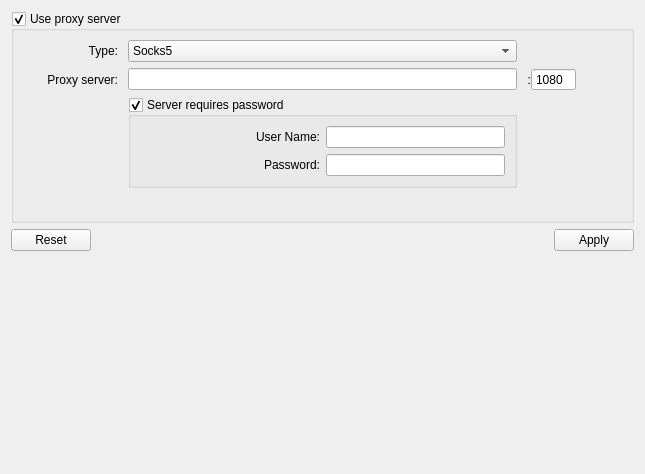
<?xml version="1.0" encoding="UTF-8"?>
<ui version="4.0">
 <class>ProxySettingsWidget</class>
 <widget class="QWidget" name="ProxySettingsWidget">
  <property name="geometry">
   <rect>
    <x>0</x>
    <y>0</y>
    <width>645</width>
    <height>474</height>
   </rect>
  </property>
  <property name="windowTitle">
   <string>Proxy settings</string>
  </property>
  <layout class="QVBoxLayout" name="verticalLayout">
   <item>
    <widget class="QGroupBox" name="proxySupport">
     <property name="title">
      <string>Use proxy server</string>
     </property>
     <property name="checkable">
      <bool>true</bool>
     </property>
     <layout class="QGridLayout" name="gridLayout" columnstretch="1,2,2,1">
      <property name="horizontalSpacing">
       <number>10</number>
      </property>
      <item row="0" column="0">
       <widget class="QLabel" name="label_9">
        <property name="text">
         <string>Type:</string>
        </property>
        <property name="alignment">
         <set>Qt::AlignRight|Qt::AlignTrailing|Qt::AlignVCenter</set>
        </property>
       </widget>
      </item>
      <item row="0" column="1" colspan="2">
       <widget class="QComboBox" name="proxyType">
        <item>
         <property name="text">
          <string>Socks5</string>
         </property>
        </item>
        <item>
         <property name="text">
          <string>Http (Secure)</string>
         </property>
        </item>
        <item>
         <property name="text">
          <string>Http (Transparent)</string>
         </property>
        </item>
       </widget>
      </item>
      <item row="1" column="0">
       <widget class="QLabel" name="label_10">
        <property name="text">
         <string>Proxy server:</string>
        </property>
        <property name="alignment">
         <set>Qt::AlignRight|Qt::AlignTrailing|Qt::AlignVCenter</set>
        </property>
       </widget>
      </item>
      <item row="1" column="1" colspan="2">
       <widget class="QLineEdit" name="proxyHostName">
        <property name="layoutDirection">
         <enum>Qt::LeftToRight</enum>
        </property>
       </widget>
      </item>
      <item row="1" column="3">
       <layout class="QHBoxLayout" name="horizontalLayout">
        <item>
         <widget class="QLabel" name="label_11">
          <property name="text">
           <string notr="true">:</string>
          </property>
          <property name="alignment">
           <set>Qt::AlignRight|Qt::AlignTrailing|Qt::AlignVCenter</set>
          </property>
         </widget>
        </item>
        <item>
         <widget class="QSpinBox" name="proxyPort">
          <property name="wrapping">
           <bool>true</bool>
          </property>
          <property name="buttonSymbols">
           <enum>QAbstractSpinBox::NoButtons</enum>
          </property>
          <property name="maximum">
           <number>65535</number>
          </property>
          <property name="value">
           <number>1080</number>
          </property>
         </widget>
        </item>
        <item>
         <spacer name="horizontalSpacer">
          <property name="orientation">
           <enum>Qt::Horizontal</enum>
          </property>
          <property name="sizeHint" stdset="0">
           <size>
            <width>40</width>
            <height>20</height>
           </size>
          </property>
         </spacer>
        </item>
       </layout>
      </item>
      <item row="3" column="1">
       <spacer name="verticalSpacer_2">
        <property name="orientation">
         <enum>Qt::Vertical</enum>
        </property>
        <property name="sizeHint" stdset="0">
         <size>
          <width>20</width>
          <height>8</height>
         </size>
        </property>
       </spacer>
      </item>
      <item row="2" column="1" colspan="2">
       <widget class="QGroupBox" name="requiresPassword">
        <property name="title">
         <string>Server requires password</string>
        </property>
        <property name="checkable">
         <bool>true</bool>
        </property>
        <layout class="QGridLayout" name="gridLayout_2" columnstretch="1,1">
         <item row="0" column="0">
          <widget class="QLabel" name="label_12">
           <property name="text">
            <string>User Name:</string>
           </property>
           <property name="alignment">
            <set>Qt::AlignRight|Qt::AlignTrailing|Qt::AlignVCenter</set>
           </property>
          </widget>
         </item>
         <item row="0" column="1">
          <widget class="QLineEdit" name="proxyUserName">
           <property name="layoutDirection">
            <enum>Qt::LeftToRight</enum>
           </property>
          </widget>
         </item>
         <item row="1" column="0">
          <widget class="QLabel" name="label_13">
           <property name="text">
            <string>Password:</string>
           </property>
           <property name="alignment">
            <set>Qt::AlignRight|Qt::AlignTrailing|Qt::AlignVCenter</set>
           </property>
          </widget>
         </item>
         <item row="1" column="1">
          <widget class="QLineEdit" name="proxyPassword">
           <property name="layoutDirection">
            <enum>Qt::LeftToRight</enum>
           </property>
           <property name="echoMode">
            <enum>QLineEdit::Password</enum>
           </property>
          </widget>
         </item>
        </layout>
       </widget>
      </item>
     </layout>
    </widget>
   </item>
   <item>
    <widget class="QDialogButtonBox" name="buttonBox">
     <property name="standardButtons">
      <set>QDialogButtonBox::Apply|QDialogButtonBox::Reset</set>
     </property>
    </widget>
   </item>
   <item>
    <spacer name="verticalSpacer">
     <property name="orientation">
      <enum>Qt::Vertical</enum>
     </property>
     <property name="sizeHint" stdset="0">
      <size>
       <width>20</width>
       <height>40</height>
      </size>
     </property>
    </spacer>
   </item>
  </layout>
 </widget>
 <resources/>
 <connections/>
</ui>
